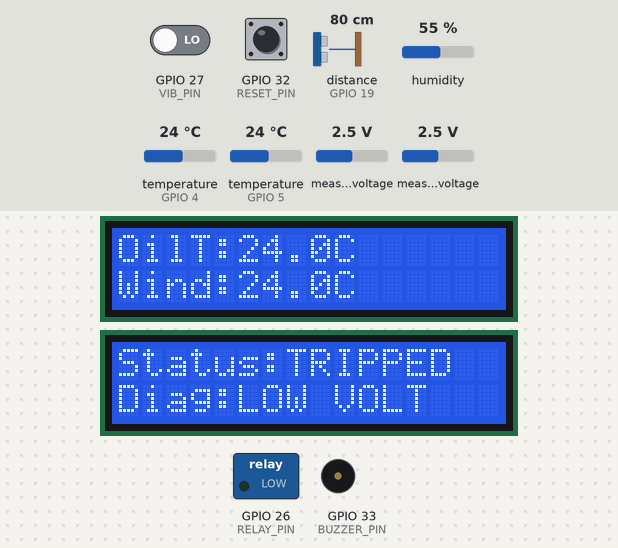
A sketch run on a simulated ESP32. On the bench: 2 × 16×2 character LCD, switched loads named in the sketch (green lamp = pin HIGH), buzzer (waves = sounding). Wiring (inferred from the names in the program): ultrasonic range finder: trigger GPIO 18; echo GPIO 19. Inputs (shaded band) come from the test bench; at power-on: GPIO 27 (VIB_PIN) LOW, GPIO 32 (RESET_PIN) HIGH, distance to the obstacle (sensor on GPIO 19) 80 cm, temperature (sensors on GPIO 4, GPIO 5) 24 °C, humidity 55 %, measured voltage 2.5 V. The echo pulse lasts 58.3 µs per cm; pins used as bus, display or sensor lines are not drawn.

Above: at 4.5 s.
4.6 s: GPIO 27 (VIB_PIN) driven HIGH
At 8.3 s:
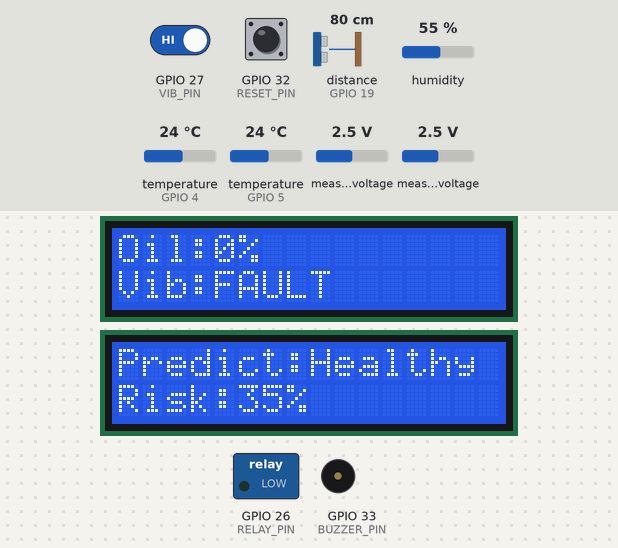
11.2 s: GPIO 27 (VIB_PIN) driven LOW
At 11.9 s:
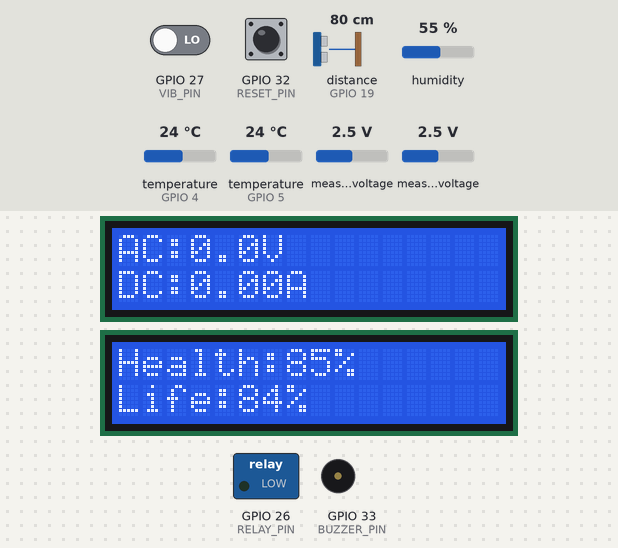
15.0 s: GPIO 32 (RESET_PIN) pulled LOW for 3.2 s
At 18.2 s:
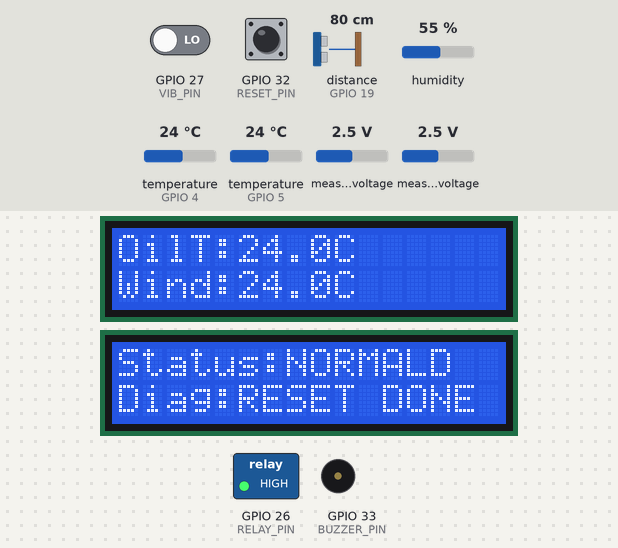
22.4 s: distance to the obstacle (sensor on GPIO 19) set to 2 cm
At 23.9 s:
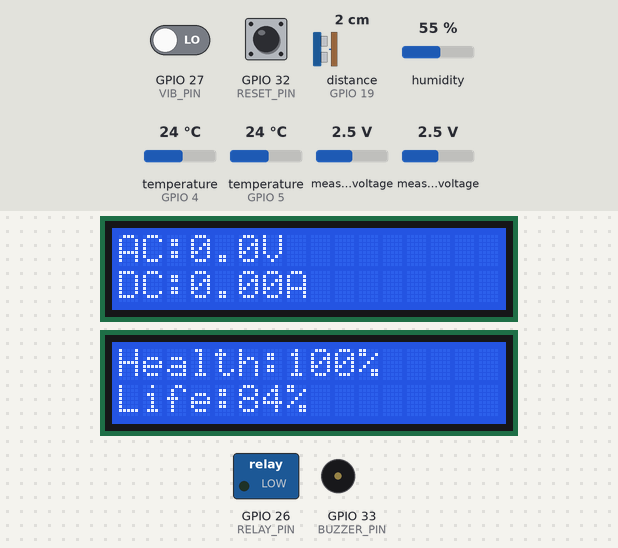
24.3 s: distance to the obstacle (sensor on GPIO 19) set to 9 cm
At 26.0 s:
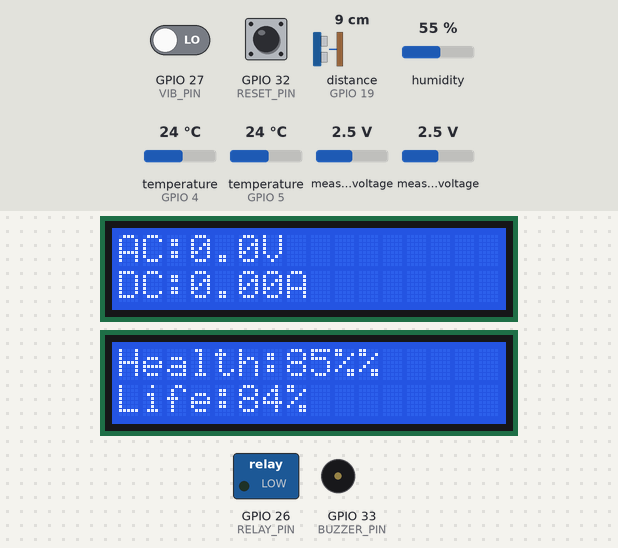
26.3 s: temperature (sensor on GPIO 4) set to 12 °C
At 28.0 s:
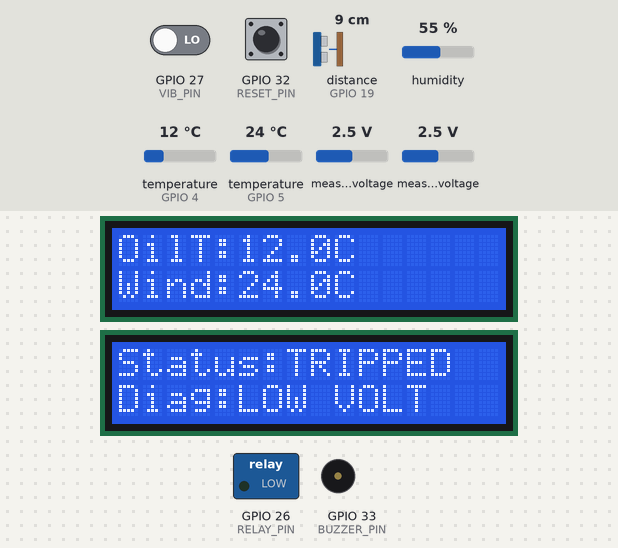
Timing chart, 0 to 29.1 s (numbered marks = the images above; inputs shaded):
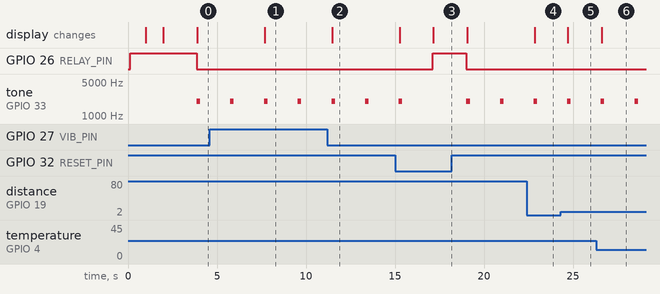

Measured:
- after the input at 4.6 s, the display: changes after 3.1 s (image 1)
- after the input at 11.2 s, the display: changes after 0.28 s (image 2)
- after the input at 15.0 s, GPIO 26 (RELAY_PIN): LOW → HIGH after 2.1 s, → LOW 1.9 s later; the display: first differs from a run without the input after 2.2 s (image 3)
- after the input at 22.4 s, the display: changes after 0.44 s (image 4)
- after the input at 24.3 s, the display: changes after 0.41 s (image 5)
- after the input at 26.3 s, the display: changes after 0.32 s (image 6)

The sketch:

Code_without_blynk.ino
```cpp
#include <Wire.h>
#include <Adafruit_ADS1X15.h>
#include <LiquidCrystal_I2C.h>
#include <OneWire.h>
#include <DallasTemperature.h>
#include <DHT.h>


/* ========= PIN DEFINITIONS ========= */
#define RELAY_PIN 26
#define BUZZER_PIN 33
#define TRIG_PIN 18
#define ECHO_PIN 19
#define VIB_PIN 27
#define ONE_WIRE_BUS 4
#define DHTPIN 5
#define DHTTYPE DHT22
#define RESET_PIN 32   // RESET BUTTON


/* ========= LCD ADDRESSES ========= */
LiquidCrystal_I2C lcd1(0x27, 16, 2);
LiquidCrystal_I2C lcd2(0x26, 16, 2);


/* ========= OBJECTS ========= */
Adafruit_ADS1115 ads;
OneWire oneWire(ONE_WIRE_BUS);
DallasTemperature oilSensor(&oneWire);
DHT dht(DHTPIN, DHTTYPE);


/* ========= CONSTANTS ========= */
#define ADS_LSB 0.000125
#define AC_SCALE 770.0
#define ACS_SENS 0.100
#define EMPTY_DIST 7.0
#define FULL_DIST 2.0


#define MIN_VOLTAGE 11.0
#define MAX_VOLTAGE 16.0
#define MAX_CURRENT 0.7
#define MAX_OIL_TEMP 60.0
#define MAX_WIND_TEMP 70.0
#define MIN_OIL_LEVEL 30.0


/* ========= VARIABLES ========= */
float currentZeroV = 0;
String faultMessage = "NORMAL";


unsigned long paramTimer = 0;
unsigned long dashTimer = 0;


int paramPage = 0;
int dashPage = 0;


bool systemTripped = false;   // 🔥 LATCH


/* ================= SETUP ================= */
void setup() {
 Serial.begin(9600);


 Wire.begin(21, 22);
 ads.begin();
 ads.setGain(GAIN_ONE);


 lcd1.init(); lcd1.backlight();
 lcd2.init(); lcd2.backlight();


 pinMode(RELAY_PIN, OUTPUT);
 digitalWrite(RELAY_PIN, HIGH);


 pinMode(BUZZER_PIN, OUTPUT);
 pinMode(TRIG_PIN, OUTPUT);
 pinMode(ECHO_PIN, INPUT);
 pinMode(VIB_PIN, INPUT);


 pinMode(RESET_PIN, INPUT_PULLUP); // RESET button


 oilSensor.begin();
 dht.begin();


 long sum = 0;
 for (int i = 0; i < 100; i++)
   sum += ads.readADC_SingleEnded(1);


 currentZeroV = (sum / 100.0) * ADS_LSB;


 lcd1.print("Parameters");
 lcd2.print("Dashboard");
 delay(1000);
 lcd1.clear();
 lcd2.clear();
}


/* ================= LOOP ================= */
void loop() {


 float acVoltage = readACVoltage();
 float dcCurrent = readDCCurrent();


 oilSensor.requestTemperatures();
 float oilTemp = oilSensor.getTempCByIndex(0);
 float windTemp = dht.readTemperature();


 float oilPercent = getOilLevelPercent();
 int vibration = digitalRead(VIB_PIN);


 bool fault = checkFault(acVoltage, dcCurrent, oilTemp, windTemp, oilPercent, vibration);


 /* ===== LATCH LOGIC ===== */
 if (fault) {
   systemTripped = true;
 }


 /* ===== RESET BUTTON (LONG PRESS) ===== */
 static unsigned long pressTime = 0;


 if (digitalRead(RESET_PIN) == LOW) {
   if (pressTime == 0) pressTime = millis();


   if (millis() - pressTime > 1000) { // 1 sec hold
     systemTripped = false;
     faultMessage = "RESET DONE";
     pressTime = 0;
   }
 } else {
   pressTime = 0;
 }


 /* ===== RELAY CONTROL ===== */
 if (systemTripped) {
   digitalWrite(RELAY_PIN, LOW);   // OFF
   tone(BUZZER_PIN, 2000, 200);
 } else {
   digitalWrite(RELAY_PIN, HIGH);  // ON
 }


 float health, life, risk;
 calculateHealth(acVoltage, dcCurrent, oilTemp, windTemp, oilPercent, vibration,
                 health, life, risk);


 /* ===== LCD1 ===== */
 if (millis() - paramTimer > 2000) {
   paramPage = (paramPage + 1) % 3;
   lcd1.clear();
   paramTimer = millis();
 }


 if (paramPage == 0) {
   lcd1.setCursor(0,0);
   lcd1.print("AC:");
   lcd1.print(acVoltage,1);
   lcd1.print("V");


   lcd1.setCursor(0,1);
   lcd1.print("DC:");
   lcd1.print(dcCurrent,2);
   lcd1.print("A");
 }
 else if (paramPage == 1) {
   lcd1.setCursor(0,0);
   lcd1.print("OilT:");
   lcd1.print(oilTemp,1);
   lcd1.print("C");


   lcd1.setCursor(0,1);
   lcd1.print("Wind:");
   lcd1.print(windTemp,1);
   lcd1.print("C");
 }
 else {
   lcd1.setCursor(0,0);
   lcd1.print("Oil:");
   lcd1.print(oilPercent,0);
   lcd1.print("%");


   lcd1.setCursor(0,1);
   lcd1.print("Vib:");
   lcd1.print(vibration == HIGH ? "FAULT " : "Normal");
 }


 /* ===== LCD2 ===== */
 if (millis() - dashTimer > 3000) {
   dashPage = (dashPage + 1) % 3;
   lcd2.clear();
   dashTimer = millis();
 }


 if (dashPage == 0) {
   lcd2.setCursor(0,0);
   lcd2.print("Health:");
   lcd2.print(health,0);
   lcd2.print("%");


   lcd2.setCursor(0,1);
   lcd2.print("Life:");
   lcd2.print(life,0);
   lcd2.print("%");
 }
 else if (dashPage == 1) {
   lcd2.setCursor(0,0);
   lcd2.print("Status:");
   lcd2.print(systemTripped ? "TRIPPED" : "NORMAL");


   lcd2.setCursor(0,1);
   lcd2.print("Diag:");
   lcd2.setCursor(5,1);
   lcd2.print(faultMessage);
 }
 else {
   lcd2.setCursor(0,0);
   lcd2.print("Predict:");
   lcd2.print(health < 50 ? "Maintain" : "Healthy ");


   lcd2.setCursor(0,1);
   lcd2.print("Risk:");
   lcd2.print(risk,0);
   lcd2.print("%");
 }
}


/* ================= FAULT CHECK ================= */
bool checkFault(float v, float c, float ot, float wt, float ol, int vib) {


 if (v < MIN_VOLTAGE) { faultMessage = "LOW VOLT"; return true; }
 if (v > MAX_VOLTAGE) { faultMessage = "HIGH VOLT"; return true; }
 if (c > MAX_CURRENT) { faultMessage = "OVER CURR"; return true; }
 if (ot > MAX_OIL_TEMP) { faultMessage = "OIL TEMP"; return true; }
 if (wt > MAX_WIND_TEMP) { faultMessage = "WIND TEMP"; return true; }
 if (ol < MIN_OIL_LEVEL) { faultMessage = "LOW OIL"; return true; }
 if (vib == HIGH) { faultMessage = "VIBRATION"; return true; }


 faultMessage = "NORMAL";
 return false;
}


/* ================= HEALTH MODEL ================= */
void calculateHealth(float v, float c, float ot, float wt, float ol, int vib,
                    float &health, float &life, float &risk) {


 health = 100;


 if (c > 0.6) health -= 15;
 if (ot > 55) health -= 20;
 if (wt > 65) health -= 20;
 if (ol < 40) health -= 15;
 if (vib == HIGH) health -= 20;


 if (health < 0) health = 0;


 life = 100 - ((ot + wt) / 3);
 if (life < 0) life = 0;


 risk = 100 - health;
}


/* ================= SENSOR FUNCTIONS ================= */


float readACVoltage() {
 const int samples = 40;
 float mid = 0, sumAbs = 0;


 for (int i = 0; i < samples; i++)
   mid += ads.readADC_SingleEnded(0);


 mid /= samples;


 for (int i = 0; i < samples; i++)
   sumAbs += abs(ads.readADC_SingleEnded(0) - mid);


 float meanAbs = (sumAbs / samples) * ADS_LSB;
 float rms = meanAbs * 1.1107 * AC_SCALE;


 if (rms < 0.8) rms = 0;


 return rms;
}


float readDCCurrent() {
 long sum = 0;


 for (int i = 0; i < 50; i++)
   sum += ads.readADC_SingleEnded(1);


 float voltage = (sum / 50.0) * ADS_LSB;
 float current = (voltage - currentZeroV) / ACS_SENS;


 if (current < 0.02) current = 0;


 return current;
}


float getOilLevelPercent() {


 digitalWrite(TRIG_PIN, LOW);
 delayMicroseconds(2);


 digitalWrite(TRIG_PIN, HIGH);
 delayMicroseconds(10);


 digitalWrite(TRIG_PIN, LOW);


 long duration = pulseIn(ECHO_PIN, HIGH, 15000);


 float distance = duration * 0.034 / 2.0;


 if (distance > EMPTY_DIST) distance = EMPTY_DIST;
 if (distance < FULL_DIST) distance = FULL_DIST;


 return ((EMPTY_DIST - distance) / (EMPTY_DIST - FULL_DIST)) * 100.0;
}
```
